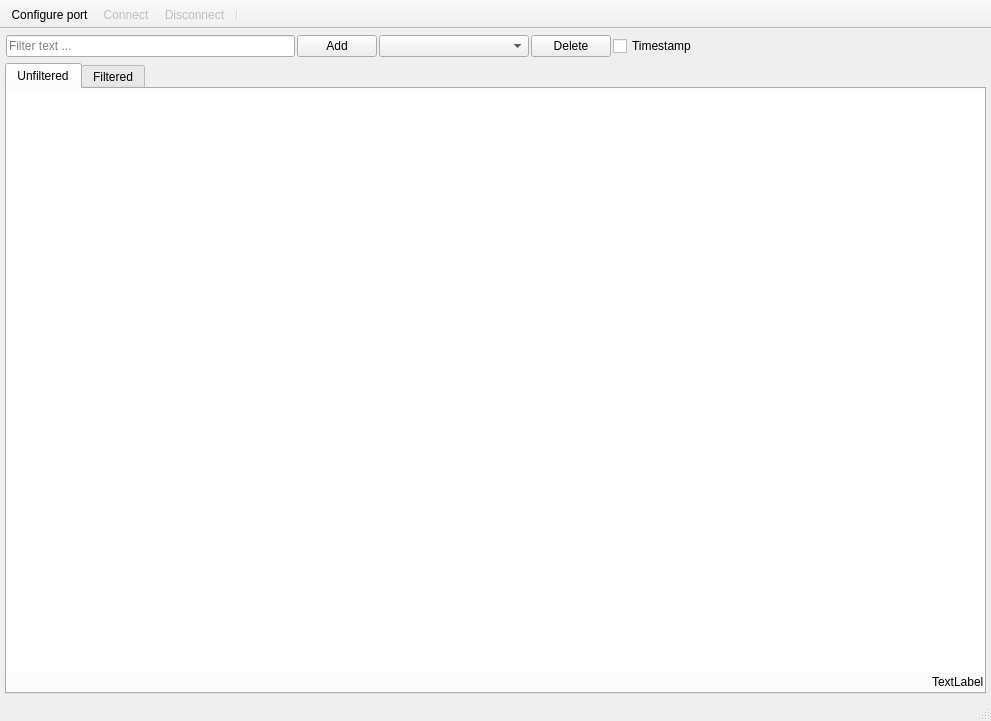
<?xml version="1.0" encoding="UTF-8"?>
<ui version="4.0">
 <class>MainWindow</class>
 <widget class="QMainWindow" name="MainWindow">
  <property name="geometry">
   <rect>
    <x>0</x>
    <y>0</y>
    <width>991</width>
    <height>721</height>
   </rect>
  </property>
  <property name="sizePolicy">
   <sizepolicy hsizetype="Maximum" vsizetype="Maximum">
    <horstretch>0</horstretch>
    <verstretch>0</verstretch>
   </sizepolicy>
  </property>
  <property name="windowTitle">
   <string>MainWindow</string>
  </property>
  <widget class="QWidget" name="centralWidget">
   <property name="sizePolicy">
    <sizepolicy hsizetype="Expanding" vsizetype="Expanding">
     <horstretch>0</horstretch>
     <verstretch>0</verstretch>
    </sizepolicy>
   </property>
   <layout class="QGridLayout" name="gridLayout_2">
    <property name="leftMargin">
     <number>5</number>
    </property>
    <property name="topMargin">
     <number>5</number>
    </property>
    <property name="rightMargin">
     <number>5</number>
    </property>
    <property name="bottomMargin">
     <number>5</number>
    </property>
    <item row="0" column="0">
     <layout class="QGridLayout" name="gridLayout">
      <property name="spacing">
       <number>4</number>
      </property>
      <item row="0" column="0">
       <layout class="QVBoxLayout" name="verticalLayout">
        <property name="spacing">
         <number>1</number>
        </property>
        <property name="sizeConstraint">
         <enum>QLayout::SetMaximumSize</enum>
        </property>
        <property name="leftMargin">
         <number>1</number>
        </property>
        <property name="topMargin">
         <number>1</number>
        </property>
        <property name="rightMargin">
         <number>1</number>
        </property>
        <property name="bottomMargin">
         <number>1</number>
        </property>
        <item>
         <layout class="QHBoxLayout" name="horizontalLayout">
          <property name="spacing">
           <number>2</number>
          </property>
          <item>
           <widget class="QLineEdit" name="lineEdit_2">
            <property name="inputMask">
             <string/>
            </property>
            <property name="text">
             <string extracomment="ASCII char to be filtered out"/>
            </property>
            <property name="placeholderText">
             <string>Filter text ...</string>
            </property>
           </widget>
          </item>
          <item>
           <widget class="QPushButton" name="pushButton">
            <property name="text">
             <string>Add</string>
            </property>
           </widget>
          </item>
          <item>
           <widget class="QComboBox" name="comboBox_FilterSelection">
            <property name="minimumSize">
             <size>
              <width>150</width>
              <height>0</height>
             </size>
            </property>
            <property name="maximumSize">
             <size>
              <width>300</width>
              <height>16777215</height>
             </size>
            </property>
            <property name="maxVisibleItems">
             <number>20</number>
            </property>
            <property name="insertPolicy">
             <enum>QComboBox::InsertAtTop</enum>
            </property>
           </widget>
          </item>
          <item>
           <widget class="QPushButton" name="pushButton_RemoveFilter">
            <property name="text">
             <string>Delete</string>
            </property>
           </widget>
          </item>
          <item>
           <widget class="QCheckBox" name="checkBox_timestamp">
            <property name="text">
             <string>Timestamp</string>
            </property>
           </widget>
          </item>
          <item>
           <spacer name="horizontalSpacer">
            <property name="orientation">
             <enum>Qt::Horizontal</enum>
            </property>
            <property name="sizeHint" stdset="0">
             <size>
              <width>40</width>
              <height>20</height>
             </size>
            </property>
           </spacer>
          </item>
         </layout>
        </item>
       </layout>
      </item>
      <item row="3" column="0">
       <layout class="QHBoxLayout" name="horizontalLayout_2">
        <property name="spacing">
         <number>0</number>
        </property>
        <property name="sizeConstraint">
         <enum>QLayout::SetMaximumSize</enum>
        </property>
        <property name="topMargin">
         <number>1</number>
        </property>
        <item>
         <widget class="QTabWidget" name="tabWidget">
          <property name="tabShape">
           <enum>QTabWidget::Rounded</enum>
          </property>
          <property name="currentIndex">
           <number>0</number>
          </property>
          <widget class="QWidget" name="tab">
           <attribute name="title">
            <string>Unfiltered</string>
           </attribute>
           <layout class="QVBoxLayout" name="verticalLayout_3">
            <property name="spacing">
             <number>0</number>
            </property>
            <property name="leftMargin">
             <number>0</number>
            </property>
            <property name="topMargin">
             <number>0</number>
            </property>
            <property name="rightMargin">
             <number>0</number>
            </property>
            <property name="bottomMargin">
             <number>0</number>
            </property>
            <item>
             <layout class="QVBoxLayout" name="verticalLayout_2">
              <property name="spacing">
               <number>0</number>
              </property>
              <item>
               <widget class="QTextEdit" name="textEdit_Main">
                <property name="focusPolicy">
                 <enum>Qt::NoFocus</enum>
                </property>
                <property name="frameShape">
                 <enum>QFrame::Panel</enum>
                </property>
                <property name="frameShadow">
                 <enum>QFrame::Plain</enum>
                </property>
                <property name="lineWidth">
                 <number>0</number>
                </property>
                <property name="undoRedoEnabled">
                 <bool>false</bool>
                </property>
                <property name="readOnly">
                 <bool>true</bool>
                </property>
                <property name="textInteractionFlags">
                 <set>Qt::LinksAccessibleByMouse|Qt::TextSelectableByMouse</set>
                </property>
               </widget>
              </item>
              <item>
               <layout class="QHBoxLayout" name="horizontalLayout_3">
                <property name="spacing">
                 <number>0</number>
                </property>
                <item>
                 <spacer name="horizontalSpacer_2">
                  <property name="orientation">
                   <enum>Qt::Horizontal</enum>
                  </property>
                  <property name="sizeHint" stdset="0">
                   <size>
                    <width>40</width>
                    <height>20</height>
                   </size>
                  </property>
                 </spacer>
                </item>
                <item>
                 <widget class="QLabel" name="label_lineCount">
                  <property name="text">
                   <string>TextLabel</string>
                  </property>
                 </widget>
                </item>
               </layout>
              </item>
             </layout>
            </item>
           </layout>
          </widget>
          <widget class="QWidget" name="tab_2">
           <property name="minimumSize">
            <size>
             <width>0</width>
             <height>0</height>
            </size>
           </property>
           <attribute name="title">
            <string>Filtered</string>
           </attribute>
           <layout class="QVBoxLayout" name="verticalLayout_6">
            <property name="spacing">
             <number>2</number>
            </property>
            <property name="sizeConstraint">
             <enum>QLayout::SetMaximumSize</enum>
            </property>
            <property name="leftMargin">
             <number>0</number>
            </property>
            <property name="topMargin">
             <number>0</number>
            </property>
            <property name="rightMargin">
             <number>0</number>
            </property>
            <property name="bottomMargin">
             <number>0</number>
            </property>
            <item>
             <layout class="QVBoxLayout" name="verticalLayout_4">
              <property name="sizeConstraint">
               <enum>QLayout::SetDefaultConstraint</enum>
              </property>
              <item>
               <widget class="QTextEdit" name="textEdit_filtered"/>
              </item>
              <item>
               <layout class="QHBoxLayout" name="horizontalLayout_6">
                <item>
                 <spacer name="horizontalSpacer_5">
                  <property name="orientation">
                   <enum>Qt::Horizontal</enum>
                  </property>
                  <property name="sizeType">
                   <enum>QSizePolicy::Expanding</enum>
                  </property>
                  <property name="sizeHint" stdset="0">
                   <size>
                    <width>40</width>
                    <height>20</height>
                   </size>
                  </property>
                 </spacer>
                </item>
                <item>
                 <widget class="QLabel" name="label">
                  <property name="sizePolicy">
                   <sizepolicy hsizetype="Minimum" vsizetype="Minimum">
                    <horstretch>0</horstretch>
                    <verstretch>0</verstretch>
                   </sizepolicy>
                  </property>
                  <property name="text">
                   <string>TextLabel</string>
                  </property>
                 </widget>
                </item>
               </layout>
              </item>
             </layout>
            </item>
           </layout>
          </widget>
         </widget>
        </item>
       </layout>
      </item>
     </layout>
    </item>
   </layout>
  </widget>
  <widget class="QToolBar" name="mainToolBar">
   <property name="enabled">
    <bool>true</bool>
   </property>
   <property name="movable">
    <bool>false</bool>
   </property>
   <property name="allowedAreas">
    <set>Qt::NoToolBarArea</set>
   </property>
   <property name="floatable">
    <bool>false</bool>
   </property>
   <attribute name="toolBarArea">
    <enum>TopToolBarArea</enum>
   </attribute>
   <attribute name="toolBarBreak">
    <bool>false</bool>
   </attribute>
   <addaction name="actionConfigure"/>
   <addaction name="actionConnect"/>
   <addaction name="actionDisconnect"/>
   <addaction name="separator"/>
  </widget>
  <widget class="QStatusBar" name="statusBar"/>
  <action name="actionAdd_Filter">
   <property name="text">
    <string>Add Filter</string>
   </property>
  </action>
  <action name="actionList_Filters">
   <property name="text">
    <string>List Filters</string>
   </property>
  </action>
  <action name="actionConfigure">
   <property name="icon">
    <iconset>
     <normaloff>../res/icons/lynny-2x_white/Settings 1.png</normaloff>
     <normalon>../res/icons/lynny-2x/Settings 1.png</normalon>
     <activeon>../res/icons/lynny-2x_white/Settings 1.png</activeon>../res/icons/lynny-2x_white/Settings 1.png</iconset>
   </property>
   <property name="text">
    <string>Configure port...</string>
   </property>
   <property name="shortcut">
    <string>Shift+C</string>
   </property>
  </action>
  <action name="actionConnect">
   <property name="enabled">
    <bool>false</bool>
   </property>
   <property name="text">
    <string>Connect</string>
   </property>
  </action>
  <action name="actionDisconnect">
   <property name="enabled">
    <bool>false</bool>
   </property>
   <property name="text">
    <string>Disconnect</string>
   </property>
  </action>
 </widget>
 <layoutdefault spacing="6" margin="11"/>
 <resources/>
 <connections/>
</ui>
